Frame 1 (no input): blank canvas, image omitted
Frame 60 (no input): blank canvas, image omitted
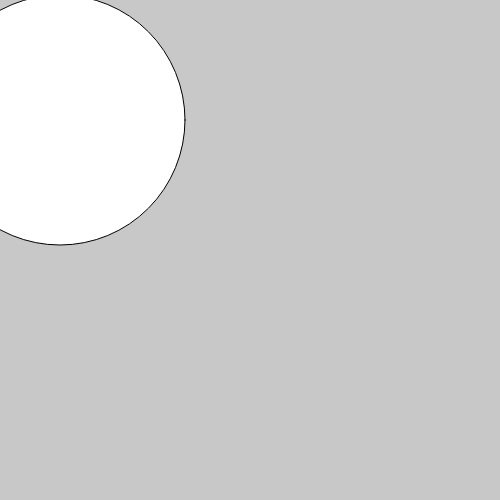
Frame 120 (the mouse pressed at the canvas centre since frame 60)

The p5.js sketch whose frames 1 and 60 were blank and that drew this single picture after the mouse press (run headless with seeded random() and noise() and a simulated clock; from frame 60 on, the mouse is pressed at the canvas centre):

// p5.js sketch
// ── sketch.js
var circleX=0;
    circleY=0;
function setup () {
  createCanvas(500, 500);

}

function draw(){
  background(200);
  fill(255,255,255);
//=&&and ||=or
  if(circleX-5<mouseX && circleX+5>mouseX){
    fill(255,0,0);
  } else if(circleX < mouseX){
    circleX= circleX+1;
  } else {
    circleX= circleX-1;
  } if(circleY < mouseY);{
    circleY= circleY+1;
  } //else {
    //circleY= circleY-1;
  //}??
  ellipse(circleX,circleY,mouseY,mouseY);
}
